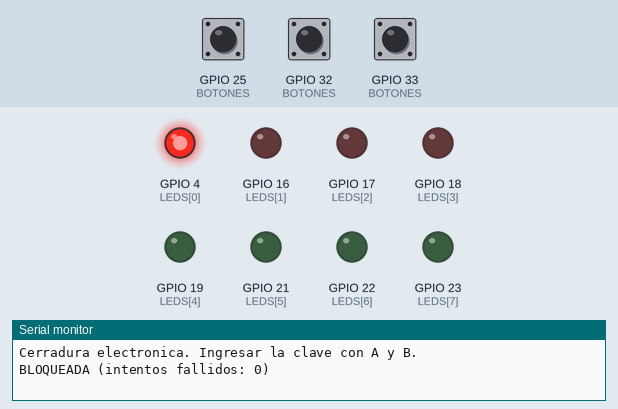
Recording of a sketch running on a simulated ESP32. Shown: output pins drawn as LEDs (lit = HIGH), the last lines printed to the serial monitor. Inputs (shaded band) come from the test bench; at power-on: GPIO 32 (BOTONES) HIGH, GPIO 33 (BOTONES) HIGH, GPIO 25 (BOTONES) HIGH.

Above: at 1.2 s.
1.3 s: GPIO 32 (BOTONES) pulled LOW for 0.15 s
At 2.6 s:
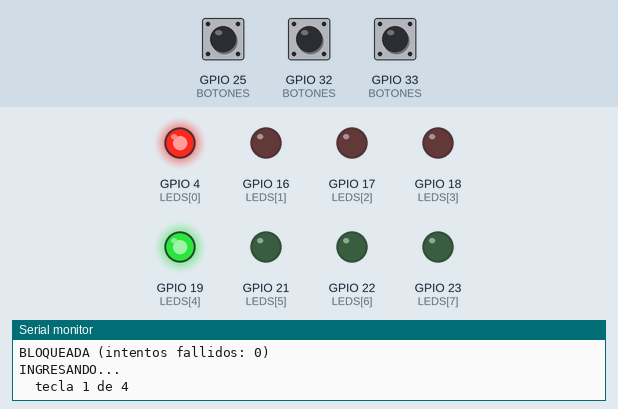
4.4 s: GPIO 33 (BOTONES) pulled LOW for 0.15 s
At 5.0 s:
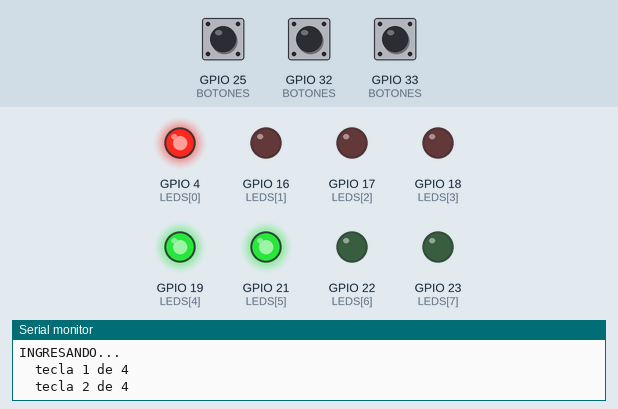
7.5 s: GPIO 32 (BOTONES) pulled LOW for 1 s
At 8.6 s:
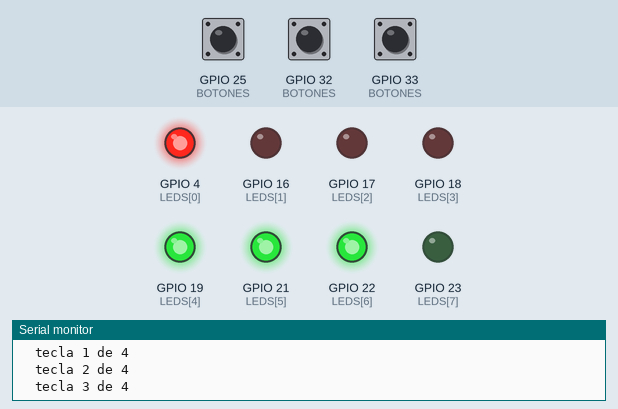
Timing chart, 0 to 14.0 s (numbered marks = the images above; inputs shaded):
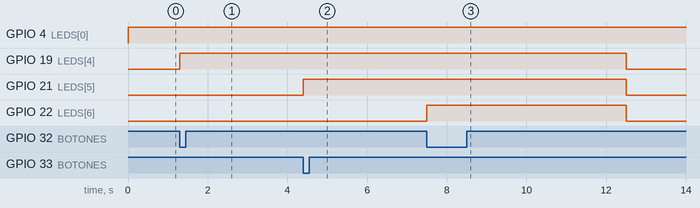

The sketch:

sketch.ino
```cpp
// Clase 8 - Ejemplo 4: Cerradura electrónica
// La clave son 4 pulsaciones de A y B (aquí: A B B A).
//
// Estados:
//   BLOQUEADA  -> esperando la primera tecla              (L0 rojo fijo)
//   INGRESANDO -> ya se apretaron 1, 2 o 3 teclas         (L0 + una barra verde)
//   ABIERTA    -> clave correcta, se cierra sola en 5 s   (L4..L7 verdes)
//   ALARMA     -> 3 claves mal seguidas, dura 10 s        (L0..L3 rojos titilando)
//
// Si en INGRESANDO pasan 5 s sin apretar nada, se cancela y vuelve a BLOQUEADA.
// En ABIERTA, el botón C cierra en el momento.

#include <Arduino.h>

const int LEDS[8] = {4, 16, 17, 18, 19, 21, 22, 23};  // L0 ... L7
const int BOTON_A = 32;
const int BOTON_B = 33;
const int BOTON_C = 25;

const int CLAVE[4] = {0, 1, 1, 0};          // 0 = A, 1 = B  ->  A B B A
const int MAX_INTENTOS = 3;
const unsigned long TIEMPO_ABIERTA = 5000;
const unsigned long TIEMPO_ALARMA = 10000;
const unsigned long TIEMPO_SIN_TECLAS = 5000;

enum Estado { BLOQUEADA, INGRESANDO, ABIERTA, ALARMA };
Estado estado = BLOQUEADA;
unsigned long inicioEstado = 0;

// Variables "extra" de la máquina (además del estado)
int teclas = 0;                   // cuántas teclas lleva el intento actual
bool claveBien = true;            // ¿todas las teclas hasta ahora coinciden?
int intentosFallidos = 0;
unsigned long ultimaTecla = 0;

// ---------- Detección de flancos con antirrebote (para los 3 botones) ----------
const int CANT_BOTONES = 3;
const int BOTONES[CANT_BOTONES] = {BOTON_A, BOTON_B, BOTON_C};  // 0 = A, 1 = B, 2 = C
const unsigned long ANTIRREBOTE_MS = 50;

bool apretadoAntes[CANT_BOTONES] = {false, false, false};  // memoria de cada botón
unsigned long ultimoCambio[CANT_BOTONES] = {0, 0, 0};      // cuándo cambió por última vez

// Devuelve true UNA sola vez por cada pulsación del botón (0 = A, 1 = B, 2 = C).
bool seApreto(int boton) {
  bool apretadoAhora = (digitalRead(BOTONES[boton]) == LOW);
  bool hayFlanco = false;

  if (apretadoAhora != apretadoAntes[boton]) {                 // ¿cambió?
    if (millis() - ultimoCambio[boton] >= ANTIRREBOTE_MS) {    // ¿y no es un rebote?
      ultimoCambio[boton] = millis();
      apretadoAntes[boton] = apretadoAhora;
      if (apretadoAhora) {
        hayFlanco = true;                                      // cambió de suelto a apretado
      }
    }
  }
  return hayFlanco;
}
// --------------------------------------------------------------------------------

// Clase 8: nombres para los índices de BOTONES, en vez de 0, 1 y 2
enum Boton { BOT_A, BOT_B, BOT_C };

void mostrarByte(uint8_t valor) {
  for (int i = 0; i < 8; i++) {
    digitalWrite(LEDS[i], (valor >> i) & 1);
  }
}

void cambiarEstado(Estado nuevo) {
  estado = nuevo;
  inicioEstado = millis();
  switch (estado) {
    case BLOQUEADA:
      teclas = 0;                 // al entrar a BLOQUEADA, el intento empieza de cero
      claveBien = true;
      Serial.printf("BLOQUEADA (intentos fallidos: %d)\n", intentosFallidos);
      break;
    case INGRESANDO:
      Serial.printf("INGRESANDO...\n");
      break;
    case ABIERTA:
      Serial.printf("ABIERTA! Se cierra sola en %lu s\n", TIEMPO_ABIERTA / 1000);
      break;
    case ALARMA:
      Serial.printf("*** ALARMA *** (%d intentos fallidos)\n", intentosFallidos);
      break;
  }
}

// Guarda una tecla (0 = A, 1 = B) y la compara con la clave
void registrarTecla(int tecla) {
  if (tecla != CLAVE[teclas]) {
    claveBien = false;            // no decimos cuál falló: ¡es una cerradura!
  }
  teclas++;
  ultimaTecla = millis();
  Serial.printf("  tecla %d de 4\n", teclas);
}

void setup() {
  Serial.begin(115200);
  for (int i = 0; i < 8; i++) {
    pinMode(LEDS[i], OUTPUT);
  }
  for (int i = 0; i < CANT_BOTONES; i++) {
    pinMode(BOTONES[i], INPUT_PULLUP);
  }
  Serial.printf("Cerradura electronica. Ingresar la clave con A y B.\n");
  cambiarEstado(BLOQUEADA);
}

void loop() {
  bool flancoA = seApreto(BOT_A);
  bool flancoB = seApreto(BOT_B);
  bool flancoC = seApreto(BOT_C);
  unsigned long enEstado = millis() - inicioEstado;

  switch (estado) {
    case BLOQUEADA:
      mostrarByte(0x01);                          // L0 rojo fijo
      if (flancoA) {
        cambiarEstado(INGRESANDO);
        registrarTecla(0);
      } else if (flancoB) {
        cambiarEstado(INGRESANDO);
        registrarTecla(1);
      }
      break;

    case INGRESANDO:
      // L0 + una barra verde con las teclas ingresadas (1 a 3 LEDs desde L4)
      mostrarByte(0x01 | (((1 << teclas) - 1) << 4));
      if (flancoA) {
        registrarTecla(0);
      } else if (flancoB) {                       // else: nunca dos teclas en la misma vuelta
        registrarTecla(1);
      }
      if (teclas == 4) {                          // intento completo: decidir
        if (claveBien) {
          intentosFallidos = 0;
          cambiarEstado(ABIERTA);
        } else {
          intentosFallidos++;
          Serial.printf("Clave incorrecta\n");
          if (intentosFallidos >= MAX_INTENTOS) {
            cambiarEstado(ALARMA);
          } else {
            cambiarEstado(BLOQUEADA);
          }
        }
      } else if (millis() - ultimaTecla >= TIEMPO_SIN_TECLAS) {
        Serial.printf("Tiempo agotado, se cancela el intento\n");
        cambiarEstado(BLOQUEADA);
      }
      break;

    case ABIERTA:
      mostrarByte(0xF0);                          // L4..L7 verdes
      if (enEstado >= TIEMPO_ABIERTA || flancoC) {
        cambiarEstado(BLOQUEADA);
      }
      break;

    case ALARMA:
      // Titila cada 200 ms: (enEstado / 200) va 0, 1, 2, 3... y % 2 alterna 0 / 1
      if ((enEstado / 200) % 2 == 0) {
        mostrarByte(0x0F);
      } else {
        mostrarByte(0x00);
      }
      if (enEstado >= TIEMPO_ALARMA) {
        intentosFallidos = 0;
        cambiarEstado(BLOQUEADA);
      }
      break;
  }
}
```

Measured:
- after the input at 1.3 s, GPIO 19 (LEDS[4]): LOW → HIGH at once
- after the input at 4.4 s, GPIO 19 (LEDS[4]): stays HIGH (without the input it goes to LOW after 1.9 s); GPIO 21 (LEDS[5]): LOW → HIGH at once
- after the input at 7.5 s, GPIO 19 (LEDS[4]), GPIO 21 (LEDS[5]): HIGH → LOW after 5.0 s instead of 1.9 s; GPIO 22 (LEDS[6]): LOW → HIGH at once, → LOW 5.0 s later
